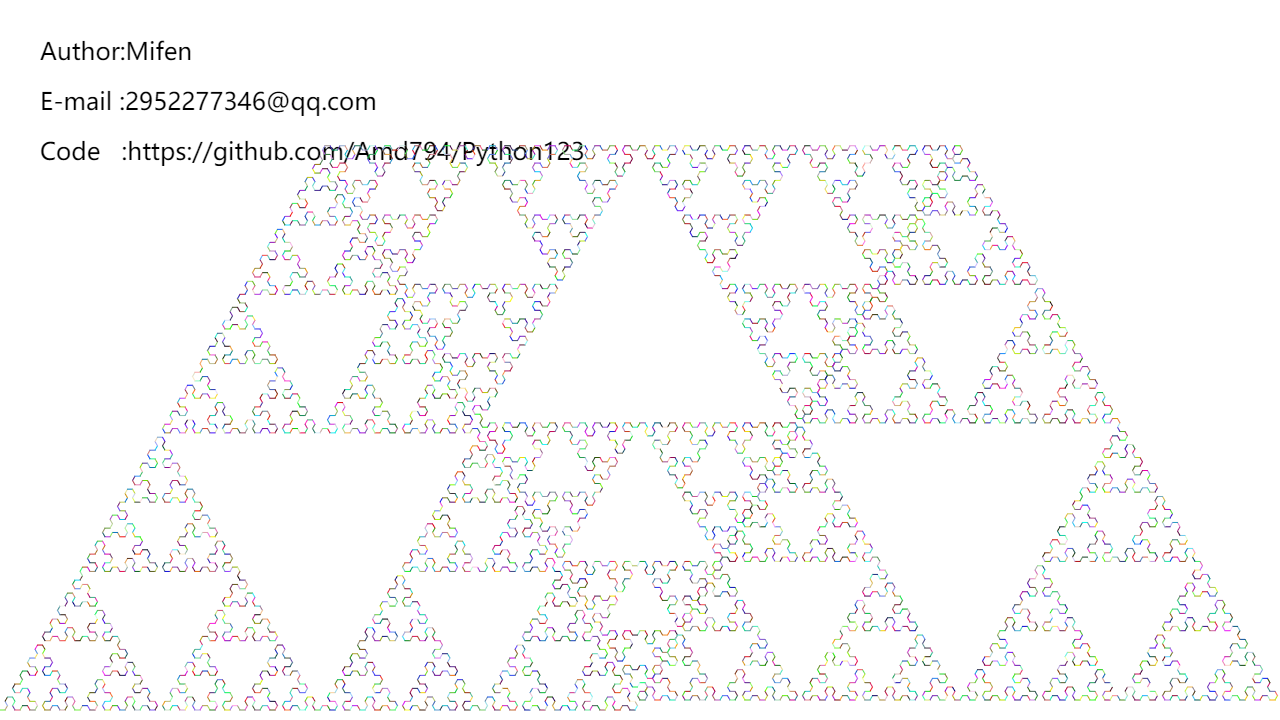

This chart was generated by the following Python code:
# -*- coding: utf-8 -*-
# Time    : 2019/4/5 22:16
# Author  : Mifen
# Email   : 2952277346@qq.com
# Github  : https://github.com/Amd794

from turtle import *
length = 5
angle = -60
setup(1280,720)
up()
color("#262626;")
goto(-600,300)
write('Author:Mifen',font=("微软雅黑", 18))
goto(-600,250)
write('E-mail :2952277346@qq.com',font=("微软雅黑", 18))
goto(-600, 200)
write('Code   :https://github.com/Amd794/Python123', font=("微软雅黑", 18))
goto(-640,-350)
down()
def draw_path(path):
    for symbol in path:
        if symbol == 'A' or symbol == 'B':
            import random
            colormode(255)
            color(random.randint(0,255),random.randint(0,255),random.randint(0,255))
            forward(length)
        elif symbol == '-':
            right(angle)
        elif symbol == '+':
            left(angle)
    ht()

def apply_rules(path,rules):
    lit = [_ for _ in path]
    for i in range(len(lit)):
        symbol = lit[i]
        if symbol in rules:
            lit[i] = rules[symbol]
    path = ''.join(lit)
    return path


rules = {
    'A':'B-A-B',
    'B':'A+B+A'
}
path = 'A'
speed(0)
for i in range(7):
    path = apply_rules(path,rules)
draw_path(path)
up()
goto(0,-340)
angle = 60
down()
draw_path(path)
up()
goto(0,-340)
angle = -60
down()
draw_path(path)
